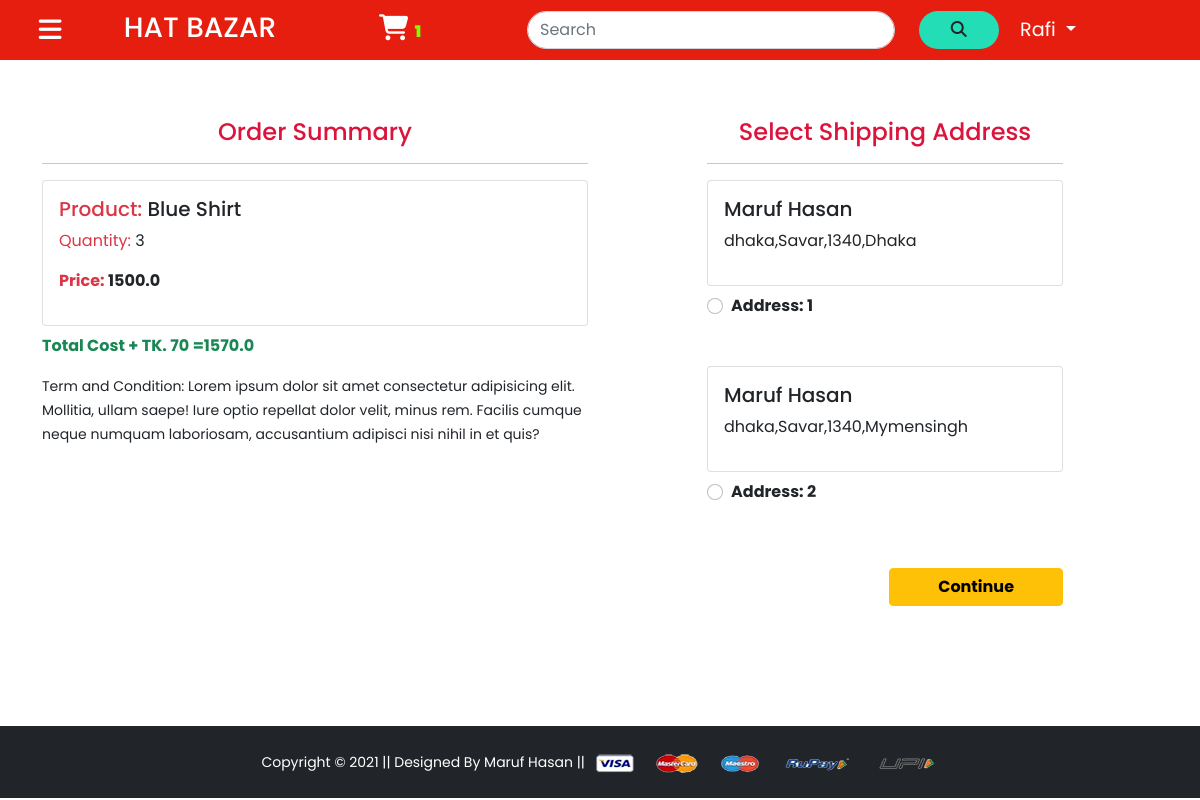
Screenshot of /checkout/ (signed in) with the database file from the repository.
### shop/models/cart_model.py (models this page shows, shortened)
class Cart(models.Model):
    user=models.ForeignKey(User,on_delete=models.CASCADE)
    product=models.ForeignKey(Product,on_delete=models.CASCADE)
    quantity=models.PositiveIntegerField(default=1)
    @property
    def total_cost(self):
        return self.quantity*self.product.discount_price

### shop/models/product_model.py (models this page shows, shortened)
class Product(models.Model):
    catagory=models.ForeignKey(Catagory,on_delete=models.CASCADE)
    title=models.CharField(max_length=50)
    selling_price=models.FloatField()
    discount_price=models.FloatField()
    discription=models.TextField()
    brand=models.CharField(max_length=100)
    product_image=models.ImageField(upload_to='Files/productimg')
    def admin_photo(self):
        return mark_safe('<img src="{}" width="100" />'.format(self.product_image.url))
    admin_photo.short_description="Image"
    admin_photo.allow_tags=True

### shop/models/customer_model.py (models this page shows, shortened)
class Customer(models.Model):
    user=models.ForeignKey(User,on_delete=models.CASCADE)
    name=models.CharField(max_length=200)
    city=models.CharField(max_length=50)
    locality=models.CharField(max_length=200)
    zipcode=models.IntegerField()
    phone_number = models.CharField(max_length=12,null=True,default=None)
    division=models.CharField(choices=DIVSION_CHOICE,max_length=50)

### shop/views/checkout.py (the view)
# urls.py: path('checkout/',checkout.checkout, name='checkoutname'),
@login_required
def checkout(request):
    user=request.user
    add=Customer.objects.filter(user=user)
    cart_items=Cart.objects.filter(user=user)
    amount = 0.0
    shipping_amount = 70.0
    totalamount = 0.0
    cart_product = [p for p in Cart.objects.all() if p.user == user]
    if cart_product:
        for p in cart_product:
            tempamount = (p.quantity * p.product.discount_price)
            amount += tempamount
        totalamount=amount+shipping_amount
    return render(request,'shop/checkout.html',{'add':add,'totalamount':totalamount,'cartitems':cart_items})

### shop/context_processor.py (called while the page is built)
def cat(request):
    totalitem=0
    all_catagory = Catagory.objects.all()
    if request.user.is_authenticated:
     totalitem=len(Cart.objects.filter(user=request.user))
    return {'all_catagory':all_catagory,'totalitem':totalitem}

### shop/templates/shop/checkout.html (shortened to what this page needs)
{% extends 'shop/base.html' %}
{% load static %}
{% block home %}
    <div class="container" style="min-height: 70vh">
 <div class="row mt-5">
  <div class="col-sm-6">
    <h4 style="color: crimson;text-align: center">Order Summary</h4>
    <hr>
      {% for item in cartitems %}
      <div class="card mb-2">
        <div class="card-body">
          <h5> <span class="text-danger">Product: </span>{{ item.product.title }}</h5>
          <p><span class="text-danger">Quantity:  </span>{{ item.quantity }}</p>
          <p class="fw-bold  "><span class="text-danger">Price: </span>{{ item.total_cost }}</p>
        </div>
      </div>
      {% endfor %}
  <p class="fw-bold text-success">Total Cost + TK. 70 ={{ totalamount }}</p>
    <small>Term and Condition: Lorem ipsum dolor sit amet consectetur adipisicing elit. Mollitia, ullam saepe! Iure optio repellat dolor velit, minus rem. Facilis cumque neque numquam laboriosam, accusantium adipisci nisi nihil in et quis?</small>
  </div>
  <div class="col-sm-4 offset-sm-1">
    <h4 style="color: crimson;text-align: center">Select Shipping Address</h4>
    <hr>
    <form action="/paymentdone" method="get">
        {% for ad in add %}
      <div class="card">
        <div class="card-body">
        <h5>{{ ad.name }}</h5>
        <p>{{ ad.locality }},{{ ad.city }},{{ ad.zipcode }},{{ ad.division }}</p>
        </div>
      </div>
        <div class="form-check mt-2 mb-5">
          <input class="form-check-input" type="radio" value="{{ ad.id }}" name="custid" id="custadd{{ forloop.counter }}">
          <label class="form-check-label fw-bold" for="">
            Address: {{ forloop.counter }}</label>
        </div>
        {% endfor %}
        <div class="text-end">
          <button type="submit" class="btn btn-warning mt-3 px-5 fw-bold">Continue</button>
        </div>
      </form>
    </div>
  </div>
</div>
{% endblock home %}

### shop/templates/shop/base.html (shortened to what this page needs)
{% load static %}
<!DOCTYPE html>
<html lang="en">
<head>
    <link href="https://cdn.jsdelivr.net/npm/bootstrap@5.0.0-beta3/dist/css/bootstrap.min.css" rel="stylesheet">
    <link rel="stylesheet" href="{% static 'shop/css/base.css' %}">
</head>
<body>
    <section class="container-fluid" style="position: fixed;top: 0;z-index: 1">
        <div class="row align-items-center " id="navber">
            <div class="col-lg-1 it1 d-flex justify-content-center col-4">
                <i class="fas fa-bars i1" id="i1"></i>
            </div>
            <div class="col-lg-2 it2 d-flex justify-content-center col-4">
                <h3 class="logo mt-1 "><a href="/" style="text-decoration: none ;color: white">HAT BAZAR</a></h3>
            </div>
            <div class="col-lg-2 it3 d-flex justify-content-center col-4">
                <a class="logn" href="{% url 'cartnametwo' %}" ><i class="fas fa-shopping-cart i2">  <span style="color: lawngreen;font-size: medium">{{ totalitem }}</span></i></a>
            </div>
            <div class="col-lg-5 col-12 d-flex justify-content-center frmtab ">
                    <form action="/search" class="fromcon row  " method="get">
                        <div class=" col-10">
                        <input class=" form-control src" type="search" placeholder="Search" aria-label="Search" name="kk">
                        </div>
                        <div class="col-2">
                        <button class="btn srcb " type="submit"> <i class="fas fa-search"></i></button>
                        </div>
                      </form>
            </div>
            <div class="col-lg-1  justify-content-center d-none d-lg-flex">
        {% if request.user.is_authenticated %}
           <ul class="navbar-nav me-auto mb-2 mb-lg-0" style="font-size: larger">
           <li class="nav-item dropdown mx-2">
              <a class="nav-link dropdown-toggle text-white fw-normal" href="#" id="profileDropdown" role="button" data-bs-toggle="dropdown" aria-expanded="false">
                {{ request.user.username|capfirst }}
              </a>
             </li>
           </ul>
         {% endif %}
         </div>
        </div>
    </section>
     <div style="height: 70px;width: 100%">
     </div>
    {% block home %}
    {% endblock home %}
    <footer class="container-fluid bg-dark text-center p-4 mt-5">
        <small class="text-white">Copyright &copy; 2021 || Designed By Maruf Hasan || </small>
        <img src="{% static 'shop/image/payment.png' %}" alt="" srcset="" class="img-fluid" height="2px">
    </footer>
</body>
</html>

### shop/static/shop/css/base.css (style rules this page uses)
#navber { background-color: rgb(230, 30, 16); height: 60px; color: white; }
.src { border-radius: 20px; }
.i1 { font-size: 26px; }
.i2 { font-size: 26px; }
.srcb { background-color: rgba(0, 255, 213, 0.849); border-radius: 20px; width: 80px; }
.logn,.sign { text-decoration: none; font-size: larger; color: white; }

### shop/templates/shop/base.html (style rules this page uses)
* { margin: 0; padding: 0; box-sizing: border-box; font-family: 'Poppins', sans-serif; }

### rows the page displays
Cart: product "Blue Shirt", quantity "3", total_cost "1500.0"
Customer: name "Maruf Hasan", locality "dhaka", city "Savar", zipcode "1340", division "Dhaka"
Customer: name "Maruf Hasan", locality "dhaka", city "Savar", zipcode "1340", division "Mymensingh"

### other values shown
{{ totalitem }} "1"
{{ request.user.username|capfirst }} "Rafi"
{{ totalamount }} "1570.0"
